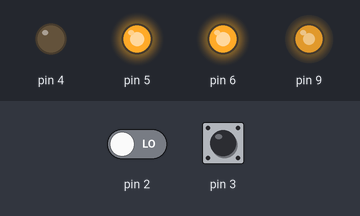
The sketch below on a simulated Arduino Uno, built with avr-gcc and run on an emulated ATmega328P. Parts: output pins drawn as LEDs (lit = HIGH). The inputs (shaded band) are chosen by the test bench; at power-on: pin 3 LOW, pin 2 LOW. What the sketch prints to the serial monitor is not drawn.

Above: at 1.2 s.
1.3 s: pin 3 driven HIGH
4.3 s: pin 3 driven LOW
7.3 s: pin 3 pulsed HIGH 2 times (0.12 s each, 0.3 s apart)
Timing chart, 0 to 10.3 s (numbered marks = the images above; inputs shaded):
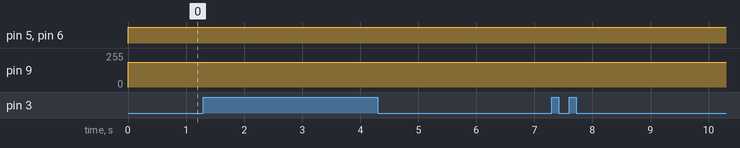

Measured:
- after the input at 1.3 s, every drawn part: stays the same
- after the input at 4.3 s, every drawn part: stays the same
- after the input at 7.3 s, every drawn part: stays the same

The sketch:

MotorController.ino
```cpp
#include "Motor.h"

volatile int32_t steps1 = 0;
volatile uint8_t state1 = 0;
volatile int32_t steps2 = 0;
volatile uint8_t state2 = 0;

void encoder1Count();
void encoder2Count();
void encoder3Count();
void encoder4Count();

Motor motor1 = Motor(&steps1, &state1, 9, 4, 5, 6, 2, 3);
//Motor motor2 = Motor(&steps2, &state2, 3, 25, 26, 24, 52, 53);

void setup() {
  Serial.begin(9600);
  Serial.println("Program starting...");

  attachInterrupt(digitalPinToInterrupt(motor1.getEncoder1Pin()), encoder1Count, CHANGE);
  attachInterrupt(digitalPinToInterrupt(motor1.getEncoder2Pin()), encoder2Count, CHANGE);
  //attachInterrupt(digitalPinToInterrupt(motor2.getEncoder1Pin()), encoder3Count, CHANGE);
  //attachInterrupt(digitalPinToInterrupt(motor2.getEncoder2Pin()), encoder4Count, CHANGE);
}

void loop() {
  motor1.drive(8000);
  Serial.println("here");
  //motor2.drive(8000);
  //Serial.println("now here");
}

void encoder1Count() {
  steps1 += (0 - (state1 & 1)) | 1;
  state1 = state1 ^ 0x1;
}

void encoder2Count() {
  steps1 -= (0 - (state1 & 1)) | 1;
  state1 = state1 ^ 0x3;
}

void encoder3Count() {
  steps2 += (0 - (state2 & 1)) | 1;
  state2 = state2 ^ 0x1;
}

void encoder4Count() {
  steps2 -= (0 - (state2 & 1)) | 1;
  state2 = state2 ^ 0x3;
}
```

Motor.cpp
```cpp
#include "Motor.h"
#include "Arduino.h"

Motor::Motor(volatile int32_t* steps, volatile uint8_t* state, uint8_t M_PWM, uint8_t M_DIR_1, uint8_t M_DIR_2, uint8_t M_STBY, uint8_t ENC_1, uint8_t ENC_2) {
  this->steps = steps;
  this->state = state;

  kpNumer = 3;
  kpDenom = 128;
  kiNumer = 0;
  kiDenom = 100;

  this->M_PWM = M_PWM;
  this->M_DIR_1 = M_DIR_1;
  this->M_DIR_2 = M_DIR_2;
  this->M_STBY = M_STBY;
  this->ENC_1 = ENC_1;
  this->ENC_2 = ENC_2;

  pinMode(M_PWM, OUTPUT);
  pinMode(M_DIR_1, OUTPUT);
  pinMode(M_DIR_2, OUTPUT);
  pinMode(M_STBY, OUTPUT);
  pinMode(ENC_1, INPUT);
  pinMode(ENC_2, INPUT);

  if (digitalRead(ENC_1)) {
    *this->state |= 0x2;
    Serial.println("hello");
  }
  if (digitalRead(ENC_2)) *this->state |= 0x1;
}

void Motor::drive(int amount) {
  bool done = false;
  int error = 0;
  int lastError = 0;
  //int totalError = 0;
  unsigned long graphLastMillis = 0;
  unsigned long ctrlLastMicros = 0;
  const int GRAPH_MILLIS_PERIOD = 10;
  const int CTRL_MICROS_PERIOD = 10;

  digitalWrite(M_STBY, HIGH);

  while (!done) {
    if(micros() - ctrlLastMicros > CTRL_MICROS_PERIOD) { // controlled encoder checking
      ctrlLastMicros = micros();

      noInterrupts();
      error = amount - *steps;
      interrupts();

      if (abs(lastError - error) < 10 && abs(error) < 100) {
        done = true;
        // break;
      }

      lastError = error;
      //totalError += error;

      if (*steps < amount) {
        digitalWrite(M_DIR_1, LOW);
        digitalWrite(M_DIR_2, HIGH);
      }
      if (*steps > amount) {
        digitalWrite(M_DIR_1, HIGH);
        digitalWrite(M_DIR_2, LOW);
      }

      int output = kpNumer * error / kpDenom;
      analogWrite(M_PWM, constrain(abs(output), 100, 250));

      if (millis() - graphLastMillis > GRAPH_MILLIS_PERIOD) { // controlled encoder printing
        Serial.print("Error: ");
        Serial.println(error);
        Serial.print("Steps: ");
        Serial.println(*steps);
        graphLastMillis = millis();
      }
    }
  }

  *steps = 0;

  // shut the motor down
  analogWrite(M_PWM, 0);
  digitalWrite(M_DIR_1, LOW);
  digitalWrite(M_DIR_2, LOW);
}

void Motor::PIDtuner() { /* coming soon to code near you */ }

int32_t Motor::getSteps() { return *steps; }
uint8_t Motor::getEncoder1Pin() { return ENC_1; }
uint8_t Motor::getEncoder2Pin() { return ENC_2; }
```

Motor.h
```cpp
#include "Arduino.h"

#ifndef MOTOR_H
#define MOTOR_H

class Motor {
  private:
    volatile int32_t* steps;
    volatile uint8_t* state;
    int32_t kpNumer;
    int32_t kpDenom;
    int32_t kiNumer;
    int32_t kiDenom;

    uint8_t M_PWM;
    uint8_t M_DIR_1;
    uint8_t M_DIR_2;
    uint8_t M_STBY;
    uint8_t ENC_1;
    uint8_t ENC_2;

  public:
    Motor(volatile int32_t*, volatile uint8_t*, uint8_t, uint8_t, uint8_t, uint8_t, uint8_t, uint8_t);
    void drive(int);
    void PIDtuner();
    int32_t getSteps();
    uint8_t getEncoder1Pin();
    uint8_t getEncoder2Pin();
};

#endif
```
